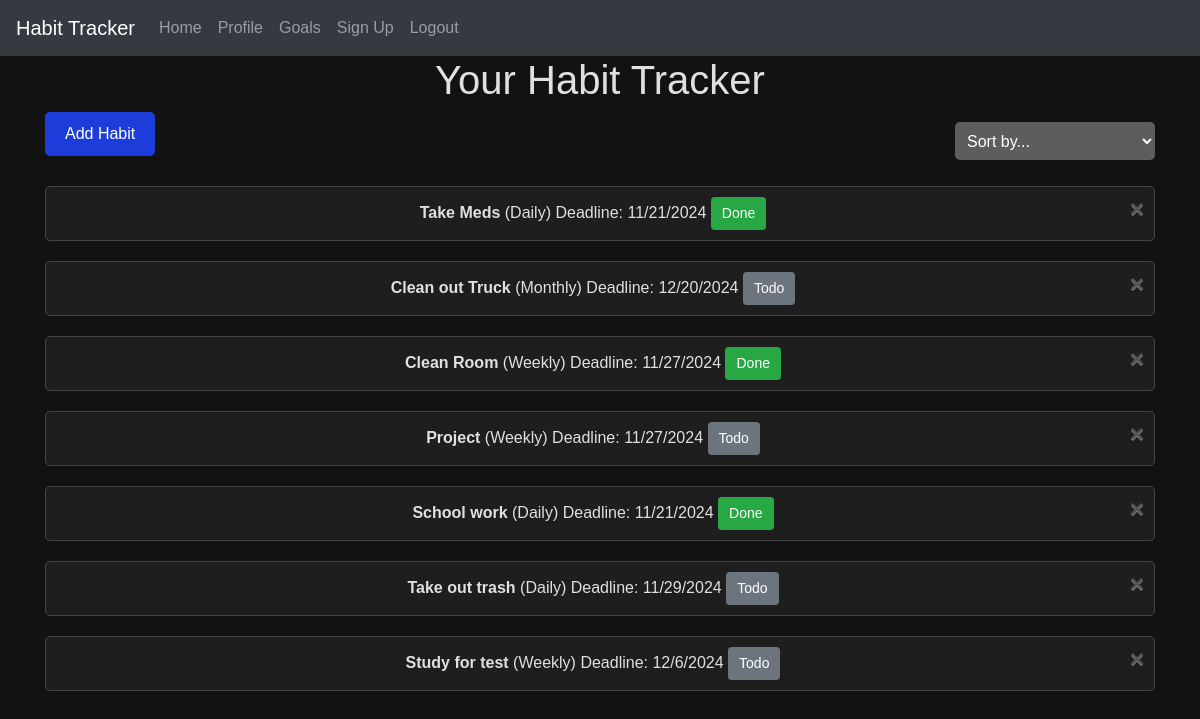
Screenshot of / (signed in) with the database file from the repository.
### website/models.py (models this page shows)
class Habitlist(db.Model):
    __tablename__ = 'habitlist'
    id = db.Column(db.Integer, primary_key=True)
    user_id = db.Column(db.Integer, db.ForeignKey('user.id'), nullable=False)
    habit_id = db.Column(db.Integer, db.ForeignKey('habits.id'), nullable=False)
    status = db.Column(db.Boolean, nullable=False, default=False)  # Boolean field

class Habit(db.Model):
    __tablename__ = 'habits'  # define the table name
    id = db.Column(db.Integer, primary_key=True)
    name = db.Column(db.String(150), nullable=False)
    description = db.Column(db.Text, nullable=True)
    frequency = db.Column(db.String(50), nullable=False)  # e.g., Daily, Weekly, Monthly
    start_date = db.Column(db.DateTime(timezone=True), default=func.now())
    times_completed = db.Column(db.Integer, default=0)  # Total count of completions
    last_completed = db.Column(db.DateTime(timezone=True))  # Timestamp of the last completion
    habitlist = db.relationship('Habitlist', backref='habit', lazy=True)

### website/views.py (the view)
@views.route('/')
@login_required
def home():
    habitlist = Habitlist.query.filter_by(user_id=current_user.id).all()
    return render_template("home.html", user=current_user, habitlist=habitlist)

### website/__init__.py (called while the page is built)
def create_app():
    app = Flask(__name__)
    app.config['SECRET_KEY'] = 'hjshjhdjah kjshkjdhjs'
    app.config['SQLALCHEMY_DATABASE_URI'] = f'sqlite:///{DB_NAME}'
    app.config['SQLALCHEMY_TRACK_MODIFICATIONS'] = False  # Turn off modification tracking for performance
    db.init_app(app)
    migrate.init_app(app, db)  # Initialize Flask-Migrate with the app and db
    from .views import views
    from .auth import auth
    app.register_blueprint(views, url_prefix='/')
    app.register_blueprint(auth, url_prefix='/')
    from .models import User, Habit, Habitlist  # , Goal, Reminder
    with app.app_context():
        db.create_all()
    login_manager = LoginManager()
    login_manager.login_view = 'auth.login'
    login_manager.init_app(app)
    @login_manager.user_loader
    def load_user(id):
        return User.query.get(int(id))
    return app

### website/templates/home.html (shortened to what this page needs)
{% extends "base.html" %}
{% block content %}
<h1 align="center">Your Habit Tracker</h1>
<div class="d-flex justify-content-between mb-3">
  <div>
    <button id="add-habit-btn" class="btn btn-primary" onclick="toggleAddHabitForm()">Add Habit</button>
  </div>
  <div>
    <select id="sort-dropdown" class="form-control" title="Sort habits by name, frequency, or status" onchange="handleSortChange()">
      <option value="">Sort by...</option>
    </select>
  </div>
</div>
<ul class="list-group list-group-flush" id="habit-list">
  {% for item in habitlist %}
    <li class="list-group-item habit-item"
        data-habit-id="{{ item.habit.id }}"
        data-name="{{ item.habit.name }}"
        data-frequency="{{ item.habit.frequency }}"
        data-start-date="{{ item.habit.start_date }}"
        data-status="{{ item.status }}">
      <strong>{{ item.habit.name }}</strong> ({{ item.habit.frequency }})
      <span class="habit-deadline-display">Deadline: Calculating...</span>
      <button class="status-toggle-btn btn btn-sm {% if item.status %}btn-success{% else %}btn-secondary{% endif %}"
              type="button" data-habit-id="{{ item.id }}"
              onclick="toggleHabitStatus(this, this)">
        {% if item.status %}Done{% else %}Todo{% endif %}
      </button>
      <form action="/delete-habitlist/{{ item.id }}" method="POST" class="inline-form">
        <button type="submit" class="close" title="Remove Habit">
          <span aria-hidden="true">&times;</span>
        </button>
      </form>
    </li>
  {% endfor %}
</ul>
{% endblock %}

### website/static/styles.css (style rules this page uses)
* { box-sizing: border-box; }
body { font-family: Arial, sans-serif; text-align: center; background-color: #121212; color: #e0e0e0; margin: 0; }
#sort-dropdown { background-color: #5d5d5d; color: white; padding: 8px; border-radius: 5px; border: none; width: 200px; margin-top: 10px; cursor: pointer; }
#add-habit-btn { background-color: #1d3dda; color: white; padding: 10px 20px; border: none; border-radius: 5px; cursor: pointer; }
#habit-list { list-style-type: none; padding: 0; }
#habit-list li { position: relative; padding: 10px; background-color: #1e1e1e; border: 1px solid #444; border-radius: 5px; margin: 10px 0; transition: background-color 0.3s; color: #e0e0e0; }
#habit-list li form { display: inline; }
.close { color: #888; font-size: 1.5rem; cursor: pointer; border: none; background: none; padding: 0; transition: color 0.3s; }
.btn-primary { background-color: #1d3dda; color: white; padding: 10px 20px; border: none; border-radius: 5px; cursor: pointer; }
.btn-sm { font-size: 0.875rem; padding: 5px 10px; }

### rows the page displays
Habitlist: habit.name "Take Meds", habit.frequency "Daily", status "Done"
Habitlist: habit.name "Clean out Truck", habit.frequency "Monthly", status "Todo"
Habitlist: habit.name "Clean Room", habit.frequency "Weekly", status "Done"
Habitlist: habit.name "Project", habit.frequency "Weekly", status "Todo"
Habitlist: habit.name "School work", habit.frequency "Daily", status "Done"
Habitlist: habit.name "Take out trash", habit.frequency "Daily", status "Todo"
Habitlist: habit.name "Study for test", habit.frequency "Weekly", status "Todo"
